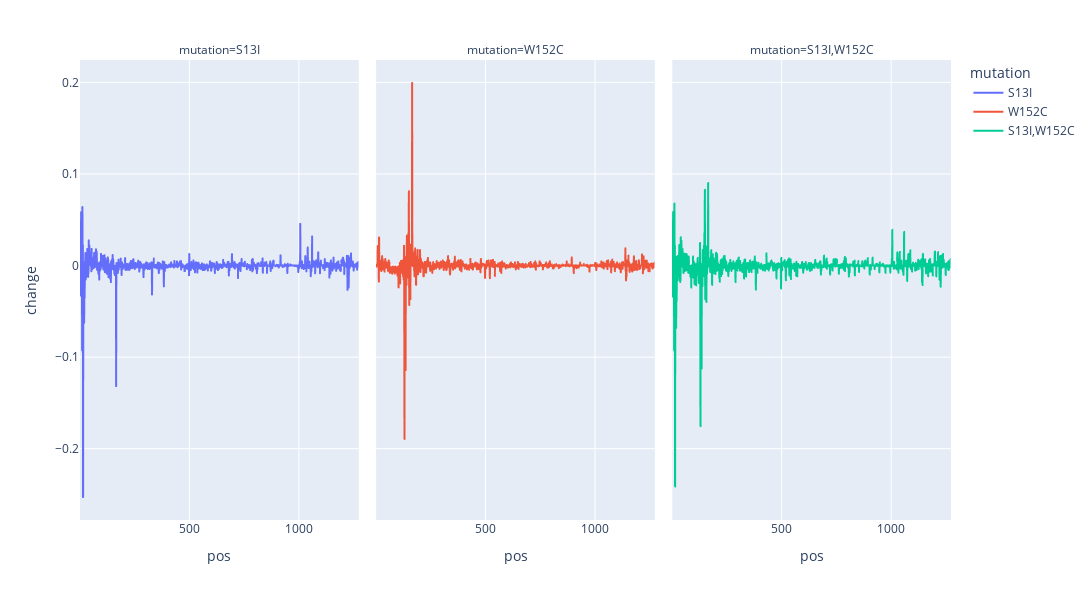

The code cell stored with this chart in its notebook:
### Code cell
import plotly.express as px
df = px.data.tips()
fig = px.line(rounded_all_dfs, x="pos", y="change",facet_col='mutation',color="mutation",facet_col_wrap=3,height=600, width=1600, hover_data=['pos','reference','change','mutation'])
fig.update_traces(marker={'size': 3})
fig.show()

### Figure 1 — Plotly figure (JSON) as saved in the notebook; plotly's stock layout.template omitted (floating-point values rounded to 4 significant figures; data arrays with more than 128 entries replaced by an {"elided": "..."} marker saying what was removed)
{"data": [{"customdata": {"elided": "1273x2 str values"}, "hovertemplate": "mutation=%{customdata[1]}<br>pos=%{x}<br>change=%{y}<br>reference=%{customdata[0]}<extra></extra>", "legendgroup": "S13I", "line": {"color": "#636efa", "dash": "solid"}, "marker": {"size": 3, "symbol": "circle"}, "mode": "lines", "name": "S13I", "showlegend": true, "type": "scattergl", "x": {"elided": "1273 int values"}, "xaxis": "x", "y": {"elided": "1273 float values"}, "yaxis": "y"}, {"customdata": {"elided": "1273x2 str values"}, "hovertemplate": "mutation=%{customdata[1]}<br>pos=%{x}<br>change=%{y}<br>reference=%{customdata[0]}<extra></extra>", "legendgroup": "W152C", "line": {"color": "#EF553B", "dash": "solid"}, "marker": {"size": 3, "symbol": "circle"}, "mode": "lines", "name": "W152C", "showlegend": true, "type": "scattergl", "x": {"elided": "1273 int values"}, "xaxis": "x2", "y": {"elided": "1273 float values"}, "yaxis": "y2"}, {"customdata": {"elided": "1273x2 str values"}, "hovertemplate": "mutation=%{customdata[1]}<br>pos=%{x}<br>change=%{y}<br>reference=%{customdata[0]}<extra></extra>", "legendgroup": "S13I,W152C", "line": {"color": "#00cc96", "dash": "solid"}, "marker": {"size": 3, "symbol": "circle"}, "mode": "lines", "name": "S13I,W152C", "showlegend": true, "type": "scattergl", "x": {"elided": "1273 int values"}, "xaxis": "x3", "y": {"elided": "1273 float values"}, "yaxis": "y3"}], "layout": {"annotations": [{"font": {}, "showarrow": false, "text": "mutation=S13I", "x": 0.16, "xanchor": "center", "xref": "paper", "y": 1, "yanchor": "bottom", "yref": "paper"}, {"font": {}, "showarrow": false, "text": "mutation=W152C", "x": 0.5, "xanchor": "center", "xref": "paper", "y": 1, "yanchor": "bottom", "yref": "paper"}, {"font": {}, "showarrow": false, "text": "mutation=S13I,W152C", "x": 0.84, "xanchor": "center", "xref": "paper", "y": 1, "yanchor": "bottom", "yref": "paper"}], "height": 600, "legend": {"title": {"text": "mutation"}, "tracegroupgap": 0}, "margin": {"t": 60}, "width": 1600, "xaxis": {"anchor": "y", "domain": [0, 0.32], "title": {"text": "pos"}}, "xaxis2": {"anchor": "y2", "domain": [0.34, 0.66], "matches": "x", "title": {"text": "pos"}}, "xaxis3": {"anchor": "y3", "domain": [0.68, 1.0], "matches": "x", "title": {"text": "pos"}}, "yaxis": {"anchor": "x", "domain": [0, 1], "title": {"text": "change"}}, "yaxis2": {"anchor": "x2", "domain": [0, 1], "matches": "y", "showticklabels": false}, "yaxis3": {"anchor": "x3", "domain": [0, 1], "matches": "y", "showticklabels": false}}}
